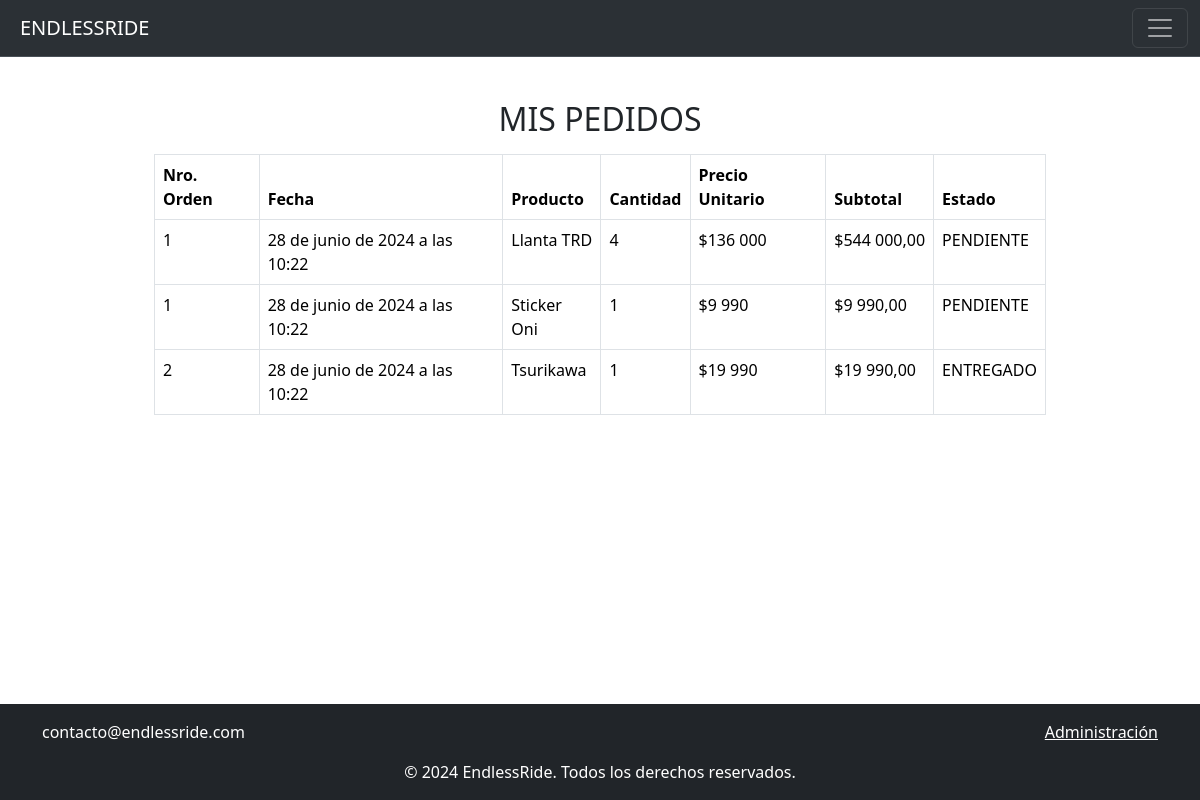
The page /mis_pedidos/ (signed in) on the database as committed earlier.
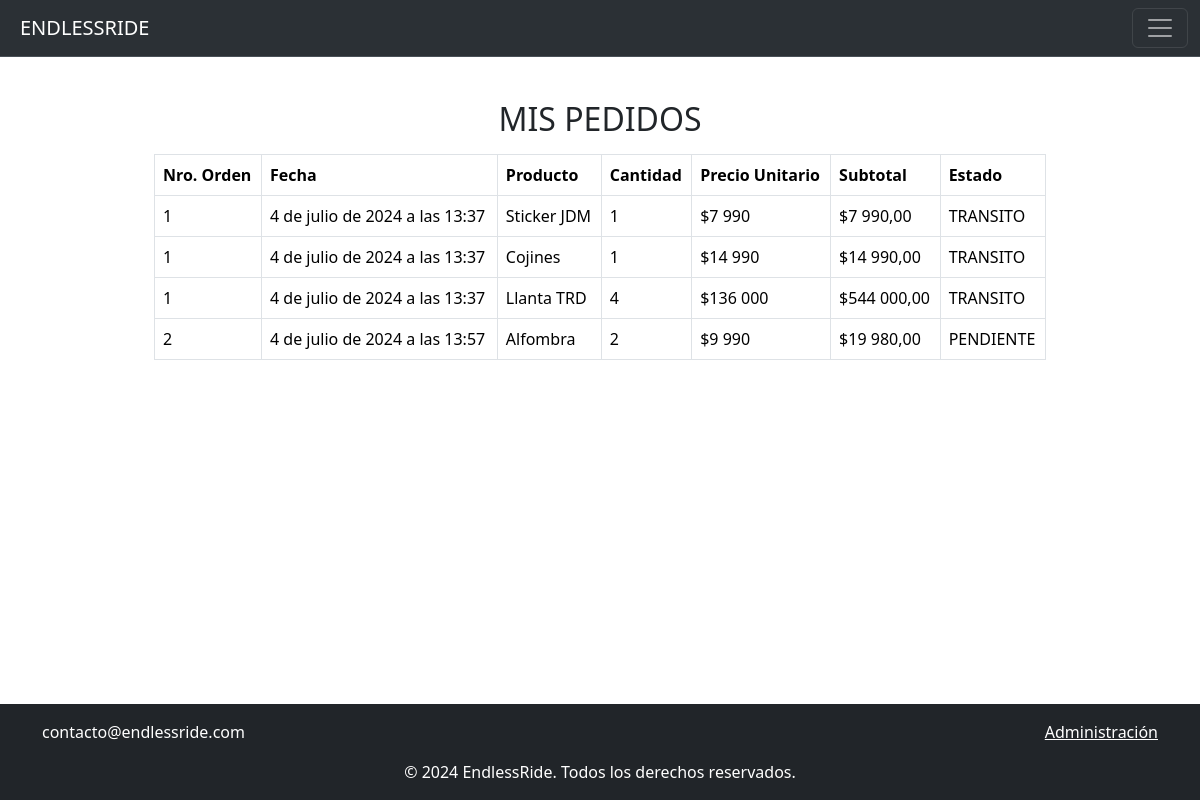
The same page on the database as committed later.
### shop/models.py (models this page shows, shortened)
class PedidoItem(models.Model):
    pedido = models.ForeignKey(Pedido, related_name='items', on_delete=models.CASCADE)
    producto = models.ForeignKey(Producto, on_delete=models.CASCADE)
    cantidad = models.PositiveIntegerField()
    subtotal = models.DecimalField(max_digits=10, decimal_places=2)

class Pedido(models.Model):
    ESTADO_CHOICES = [
        ('PENDIENTE', 'Pendiente'),
        ('DESPACHO', 'En Despacho'),
        ('TRANSITO', 'En Tránsito'),
        ('ENTREGADO', 'Entregado'),
    ]
    REGIONES_CHOICES = [
        ('ARICA Y PARINACOTA', 'arica y parinacota'),
        ('TARAPACA', 'tarapaca'),
        ('ANTOFAGASTA', 'antofagasta'),
        ('ATACAMA', 'atacama'),
        ('COQUIMBO', 'coquimbo'),
        ('VALPARAISO', 'valparaiso'),
        ('METROPOLITANA', 'metropolitana'),
        ('BERNARDO O\'HIGGINS', 'bernardo o\'higgins'),
        ('MAULE', 'maule'),
        ('BIO-BIO', 'bio-bio'),
        ('ARAUCANIA', 'araucania'),
        ('LOS RIOS', 'los rios'),
        ('LOS LAGOS', 'los lagos'),
        ('AYSÉN', 'aysen'),
        ('MAGALLANES', 'magallanes'),
    ]
    usuario = models.ForeignKey(User, on_delete=models.CASCADE)
    total = models.DecimalField(max_digits=10, decimal_places=2)
    creado_en = models.DateTimeField(auto_now_add=True)
    estado = models.CharField(max_length=20, choices=ESTADO_CHOICES, default='PENDIENTE')
    region = models.CharField(max_length=100)
    comuna = models.CharField(max_length=100, choices=REGIONES_CHOICES, default='BIO-BIO')
    direccion = models.CharField(max_length=255)
    telefono = models.CharField(max_length=20)

class Producto (models.Model):
    nombre = models.CharField(max_length=255)
    stock = models.IntegerField()
    precio = models.IntegerField(default=0)
    descripcion = models.TextField(null=True)
    categoria = models.ForeignKey(Categoria, on_delete= models.CASCADE)
    creado_en = models.DateTimeField(default=timezone.now)
    imagen = models.ImageField(upload_to="productos", null=True)

### shop/views.py (the view)
# urls.py: path('mis_pedidos/', mis_pedidos, name='mis_pedidos'),
@login_required
def mis_pedidos(request):
    pedidos = Pedido.objects.filter(usuario=request.user)
    context = {
        'pedidos': pedidos
    }
    return render(request, 'mis_pedidos.html', context)

### shop/context_processor.py (called while the page is built)
def total_carrito(request):
    total = 0.0
    if request.user.is_authenticated:
        if 'carrito' in request.session.keys():
            for key, value in request.session["carrito"].items():
                total += float(value["acumulado"])
    return {"total_carrito": total}

### shop/templates/mis_pedidos.html
{% extends 'base.html' %}
{% block content %}
<div style="padding: 100px;">
    <div class="container" role="alert">
        <h2 class="text-center mb-3">MIS PEDIDOS</h2>
        <table class="table table-bordered">
            <thead>
                <tr>
                    <th scope="col">Nro. Orden</th>
                    <th scope="col">Fecha</th>
                    <th scope="col">Producto</th>
                    <th scope="col">Cantidad</th>
                    <th scope="col">Precio Unitario</th>
                    <th scope="col">Subtotal</th>
                    <th scope="col">Estado</th>
                </tr>
            </thead>
            <tbody>
                {% if pedidos %}
                    {% for pedido in pedidos %}
                        {% for item in pedido.items.all %}
                            <tr>
                                <td>{{ forloop.parentloop.counter }}</td>
                                <td>{{ pedido.creado_en }}</td>
                                <td>{{ item.producto.nombre }}</td>
                                <td>{{ item.cantidad }}</td>
                                <td>${{ item.producto.precio }}</td>
                                <td>${{ item.subtotal }}</td>
                                <td>{{ pedido.estado }}</td>
                            </tr>
                        {% endfor %}
                    {% empty %}
                        <tr>
                            <td colspan="7">
                                <div class="alert alert-warning text-center">No tienes pedidos realizados.</div>
                            </td>
                        </tr>
                    {% endfor %}
                {% else %}
                    <tr>
                        <td colspan="7">
                            <div class="alert alert-warning text-center">No tienes pedidos realizados.</div>
                        </td>
                    </tr>
                {% endif %}
            </tbody>
        </table>
    </div>
</div>
{% endblock %}

Rows that differ between the two databases and show on the page:
removed Pedido: creado_en "28 de junio de 2024 a las 10:22", estado "PENDIENTE"
removed PedidoItem: producto.nombre "Llanta TRD", cantidad "4", producto.precio "136 000", subtotal "544 000,00"
removed PedidoItem: producto.nombre "Sticker Oni", cantidad "1", producto.precio "9 990", subtotal "9 990,00"
removed Pedido: creado_en "28 de junio de 2024 a las 10:22", estado "ENTREGADO"
removed PedidoItem: producto.nombre "Tsurikawa", cantidad "1", producto.precio "19 990", subtotal "19 990,00"
added Pedido: creado_en "4 de julio de 2024 a las 13:37", estado "TRANSITO"
added PedidoItem: producto.nombre "Sticker JDM", cantidad "1", producto.precio "7 990", subtotal "7 990,00"
added PedidoItem: producto.nombre "Cojines", cantidad "1", producto.precio "14 990", subtotal "14 990,00"
added PedidoItem: producto.nombre "Llanta TRD", cantidad "4", producto.precio "136 000", subtotal "544 000,00"
added Pedido: creado_en "4 de julio de 2024 a las 13:57", estado "PENDIENTE"
added PedidoItem: producto.nombre "Alfombra", cantidad "2", producto.precio "9 990", subtotal "19 980,00"
